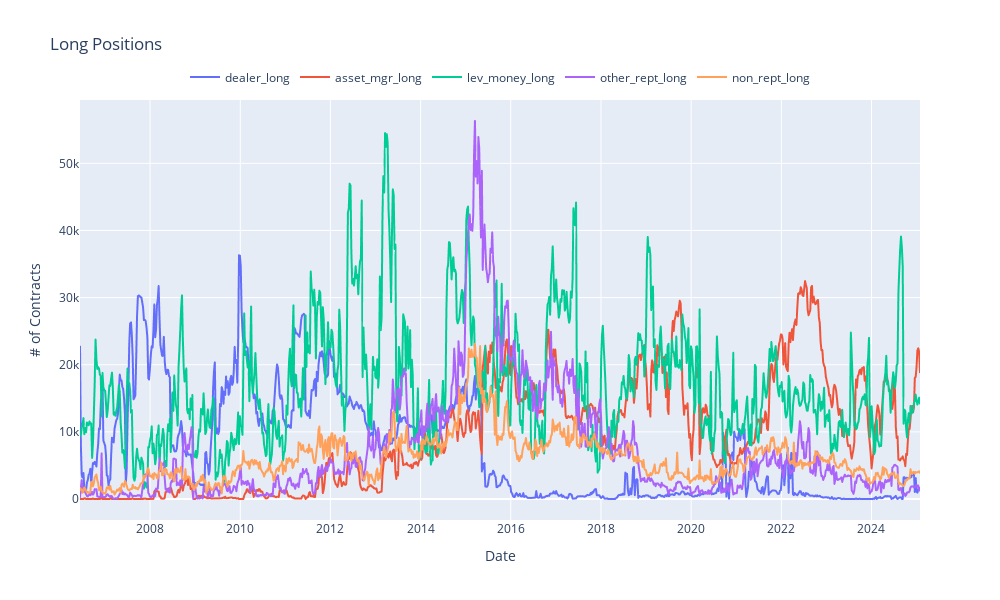

Source (notebook cell):
### Markdown cell above
查看所有子分类的多头头寸

### Code cell
fig = px.line(
    clean_cot,
    x=clean_cot.index,
    y=[
        "dealer_long",
        "asset_mgr_long",
        "lev_money_long",
        "other_rept_long",
        "non_rept_long",
    ],
    title="Long Positions",
)

fig.update_layout(
    width=1000,
    height=600,
    xaxis=dict(title="Date"),
    yaxis=dict(title="# of Contracts"),
    legend=dict(
        orientation="h", xanchor="center", yanchor="bottom", x=0.5, y=1.02, title=""
    ),
)

fig.show()

### Figure 1 — Plotly figure (JSON) as saved in the notebook; plotly's stock layout.template omitted (floating-point values rounded to 4 significant figures; data arrays with more than 128 entries replaced by an {"elided": "..."} marker saying what was removed)
{"data": [{"hovertemplate": "variable=dealer_long<br>date=%{x}<br>value=%{y}<extra></extra>", "legendgroup": "dealer_long", "line": {"color": "#636efa", "dash": "solid"}, "marker": {"symbol": "circle"}, "mode": "lines", "name": "dealer_long", "showlegend": true, "type": "scattergl", "x": {"elided": "973 str values"}, "xaxis": "x", "y": {"elided": "973 int values"}, "yaxis": "y"}, {"hovertemplate": "variable=asset_mgr_long<br>date=%{x}<br>value=%{y}<extra></extra>", "legendgroup": "asset_mgr_long", "line": {"color": "#EF553B", "dash": "solid"}, "marker": {"symbol": "circle"}, "mode": "lines", "name": "asset_mgr_long", "showlegend": true, "type": "scattergl", "x": {"elided": "973 str values"}, "xaxis": "x", "y": {"elided": "973 int values"}, "yaxis": "y"}, {"hovertemplate": "variable=lev_money_long<br>date=%{x}<br>value=%{y}<extra></extra>", "legendgroup": "lev_money_long", "line": {"color": "#00cc96", "dash": "solid"}, "marker": {"symbol": "circle"}, "mode": "lines", "name": "lev_money_long", "showlegend": true, "type": "scattergl", "x": {"elided": "973 str values"}, "xaxis": "x", "y": {"elided": "973 int values"}, "yaxis": "y"}, {"hovertemplate": "variable=other_rept_long<br>date=%{x}<br>value=%{y}<extra></extra>", "legendgroup": "other_rept_long", "line": {"color": "#ab63fa", "dash": "solid"}, "marker": {"symbol": "circle"}, "mode": "lines", "name": "other_rept_long", "showlegend": true, "type": "scattergl", "x": {"elided": "973 str values"}, "xaxis": "x", "y": {"elided": "973 int values"}, "yaxis": "y"}, {"hovertemplate": "variable=non_rept_long<br>date=%{x}<br>value=%{y}<extra></extra>", "legendgroup": "non_rept_long", "line": {"color": "#FFA15A", "dash": "solid"}, "marker": {"symbol": "circle"}, "mode": "lines", "name": "non_rept_long", "showlegend": true, "type": "scattergl", "x": {"elided": "973 str values"}, "xaxis": "x", "y": {"elided": "973 int values"}, "yaxis": "y"}], "layout": {"height": 600, "legend": {"orientation": "h", "title": {"text": ""}, "tracegroupgap": 0, "x": 0.5, "xanchor": "center", "y": 1.02, "yanchor": "bottom"}, "title": {"text": "Long Positions"}, "width": 1000, "xaxis": {"anchor": "y", "domain": [0, 1], "title": {"text": "Date"}}, "yaxis": {"anchor": "x", "domain": [0, 1], "title": {"text": "# of Contracts"}}}}
